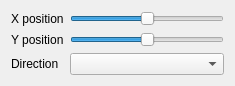
<?xml version="1.0" encoding="UTF-8"?>
<ui version="4.0">
 <class>ColorWheel</class>
 <widget class="QWidget" name="ColorWheel">
  <property name="geometry">
   <rect>
    <x>0</x>
    <y>0</y>
    <width>235</width>
    <height>82</height>
   </rect>
  </property>
  <layout class="QGridLayout" name="gridLayout">
   <item row="2" column="1">
    <widget class="QComboBox" name="direction"/>
   </item>
   <item row="1" column="1">
    <widget class="QTooltipedSlider" name="cy">
     <property name="maximum">
      <number>100</number>
     </property>
     <property name="value">
      <number>50</number>
     </property>
     <property name="orientation">
      <enum>Qt::Horizontal</enum>
     </property>
    </widget>
   </item>
   <item row="2" column="0">
    <widget class="QLabel" name="direction_label">
     <property name="text">
      <string>Direction</string>
     </property>
    </widget>
   </item>
   <item row="0" column="0">
    <widget class="QLabel" name="cx_label">
     <property name="text">
      <string>X position</string>
     </property>
    </widget>
   </item>
   <item row="0" column="1">
    <widget class="QTooltipedSlider" name="cx">
     <property name="maximum">
      <number>100</number>
     </property>
     <property name="value">
      <number>50</number>
     </property>
     <property name="orientation">
      <enum>Qt::Horizontal</enum>
     </property>
    </widget>
   </item>
   <item row="1" column="0">
    <widget class="QLabel" name="cy_label">
     <property name="text">
      <string>Y position</string>
     </property>
    </widget>
   </item>
  </layout>
 </widget>
 <customwidgets>
  <customwidget>
   <class>QTooltipedSlider</class>
   <extends>QSlider</extends>
   <header location="global">QTooltipedSlider.h</header>
  </customwidget>
 </customwidgets>
 <resources/>
 <connections/>
</ui>
